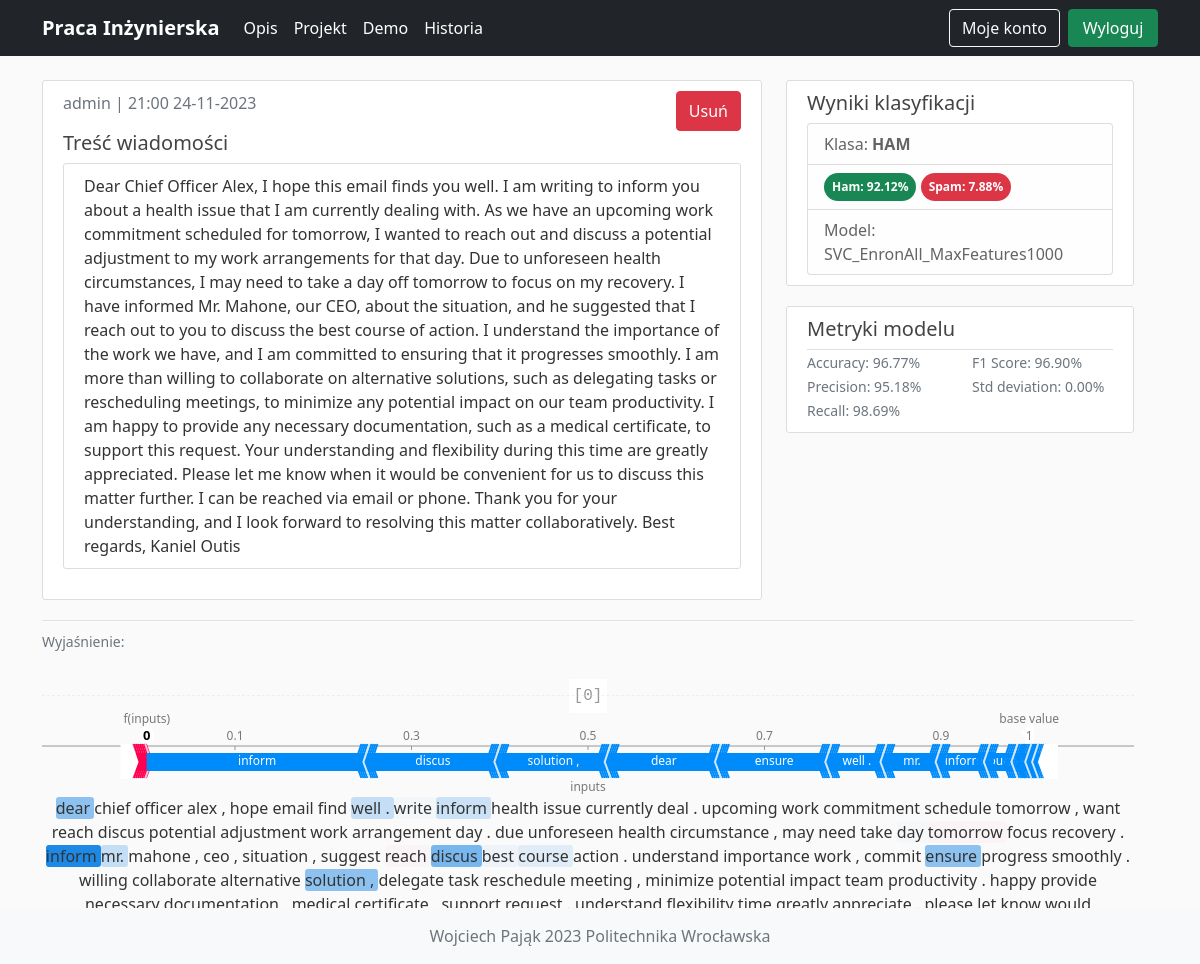
The app's page /history/2 (signed in) with its own data.
### app/models.py (models this page shows, shortened)
class User(db.Model, UserMixin):
    id = db.Column(db.Integer, primary_key=True)
    username = db.Column(db.String(20), unique=True, nullable=False)
    email = db.Column(db.String(100), unique=True, nullable=False)
    password = db.Column(db.String(60), nullable=False)
    image_file = db.Column(db.String(20), nullable=False, default='default.jpg')
    rates = db.relationship('RateHistory', backref='user', lazy=True)

class RateHistory(db.Model):
    id = db.Column(db.Integer, primary_key=True)
    date = db.Column(db.DateTime, nullable=False, default=datetime.utcnow)
    content = db.Column(db.Text, nullable=False)
    model = db.Column(db.String, nullable=False)
    rate = db.Column(db.Float, nullable=False)
    ham_rate = db.Column(db.Float, nullable=False)
    spam_rate = db.Column(db.Float, nullable=False)
    plot = db.Column(db.Text)
    user_id = db.Column(db.Integer, db.ForeignKey('user.id'), nullable=False)

class Model(db.Model):
    id = db.Column(db.Integer, primary_key=True)
    name = db.Column(db.Text, nullable=False)
    accuracy = db.Column(db.Float)
    precision = db.Column(db.Float)
    recall = db.Column(db.Float)
    f1_score = db.Column(db.Float)
    std_deviation = db.Column(db.Float)

### app/routes.py (the view)
@app.route("/history/<record_id>")
@login_required
def record(record_id):
    record = RateHistory.query.get_or_404(record_id)    # Jeśli post nie istnieje zwraca 404
    metric = Model.query.filter_by(name=record.model).first()
    return render_template('record.html', record=record, metric=metric)

### app/models.py (called while the page is built)
@login_manager.user_loader
def load_user(user_id):
    return User.query.get(int(user_id))

### app/templates/record.html (shortened to what this page needs)
{% extends "layout.html" %}
{% block content %}
    <div class="row">
        <div class="col-md-8">
            <div class="content-section">
                <div class="form-group mb-2">
                    <div class="form-group d-flex justify-content-between">
                        <p class="text-secondary">{{ record.user.username }} | {{ record.date.strftime('%R %d-%m-%Y') }}</p>
                        <button class="btn btn-danger"data-bs-toggle="modal" data-bs-target="#deleteModal">Usuń</button>
                    </div>
                    <h5>Treść wiadomości</h5>
                    <div class="content-section">
                        {{ record.content }}
                    </div>
                </div>
            </div>
        </div>
        <div class="col-md-4">
            <div class="content-section">
                <div class="form-group d-flex justify-content-between align-items-center">
                    <h5>Wyniki klasyfikacji</h5>
                </div>
                <ul class="list-group">
                    <li class="list-group-item list-group-item-action list-group-item-light d-flex justify-content-between align-items-start">
                        {% if record.rate == 0 %}
                            <div>Klasa: <b>HAM</b></div>
                        {% elif record.rate == 1 %}
                            <div>Klasa: <b>SPAM</b></div>
                        {% endif %}
                    </li>
                    <li class="list-group-item list-group-item-action list-group-item-light">
                        <span class="badge bg-success rounded-pill p-2">Ham: {{ '{:.2f}'.format(record.ham_rate) }}%</span>
                        <span class="badge bg-danger rounded-pill p-2">Spam: {{ '{:.2f}'.format(record.spam_rate) }}%</span>
                    </li>
                    <li class="list-group-item list-group-item-light">Model: {{ record.model }}</li>
                </ul>
            </div>
            <div class="content-section">
                <h5>Metryki modelu</h5>
                <div class="border-top"></div>
                <div class="row">
                    <div class="col-md-6">
                        <small class="text-muted">Accuracy: {{ '{:.2f}'.format(metric.accuracy * 100) }}%</small><br>
                        <small class="text-muted">Precision: {{ '{:.2f}'.format(metric.precision * 100) }}%</small><br>
                        <small class="text-muted">Recall: {{ '{:.2f}'.format(metric.recall * 100) }}%</small><br>
                    </div>
                    <div class="col-md-6">
                        <small class="text-muted">F1 Score: {{ '{:.2f}'.format(metric.f1_score * 100) }}%</small><br>
                        <small class="text-muted">Std deviation: {{ '{:.2f}'.format(metric.std_deviation * 100) }}%</small>
                    </div>
                </div>
            </div>
        </div>
    </div>
    <div class="row">
        <div class="col-md-12">
            <div class="border-top pt-2"><small class="text-muted">Wyjaśnienie:</small></div>
            <div>
                {% if record.plot != None %}
                    {{ record.plot | safe }}
                {% else %}
                    <div>—</div>
                {% endif %}
            </div>
        </div>
    </div>
{% endblock content %}

### app/static/main.css (style rules this page uses)
body { background: #fafafa; color: #333333; margin-top: 5rem; }
h1, h2, h3, h4, h5, h6 { color: #444444; }
.content-section { background: #ffffff; padding: 10px 20px; border: 1px solid #dddddd; border-radius: 3px; margin-bottom: 20px; }

### records on screen
User: user.username "admin"
RateHistory: date "21:00 24-11-2023", content "Dear Chief Officer Alex, I hope this email finds you well. I am writing to inform you about a health issue that I am currently dealing with. As we have an upcoming work commitment scheduled for tomorrow, I wanted to reach out and discuss a potential adjustment to my work arrangements for that day. Due to unforeseen health circumstances, I may need to take a day off tomorrow to focus on my recovery. I have informed Mr. Mahone, our CEO, about the situation, and he suggested that I reach out to you to discuss the best course of action. I understand the importance of the work we have, and I am committed to ensuring that it progresses smoothly. I am more than willing to collaborate on…", ham_rate "92.12", spam_rate "7.88", model "SVC_EnronAll_MaxFeatures1000", plot "[0] 0.5 0.3 0.1 0.7 0.9 1 1 base value 0 0 f (inputs) inform discus solution , dear ensure well . mr. inform course best write inputs dear chief officer alex , hope email find well . write inform health issue currently deal . upcoming work commitment schedule tomorrow , want reach discus potential adjustment work arrangement day . due unforeseen health circumstance , may need take day tomorrow focus recovery . inform mr. mahone , ceo , situation , suggest reach discus best course action . understand importance work , commit ensure progress smoothly . willing collaborate alternative solution , delegate task reschedule meeting , minimize potential impact team productivity . happy provide…"
Model: metric.accuracy*100 "96.77", metric.precision*100 "95.18", metric.recall*100 "98.69", metric.f1_score*100 "96.90", metric.std_deviation*100 "0.00"
